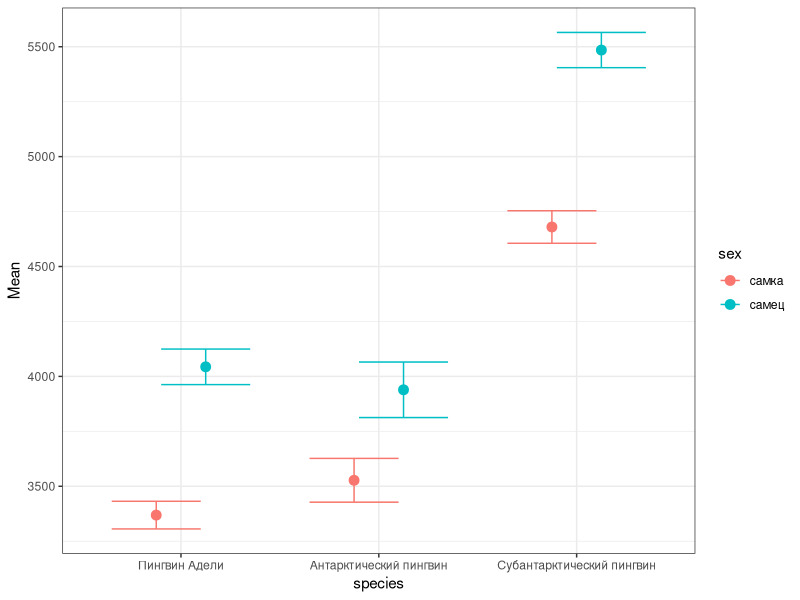
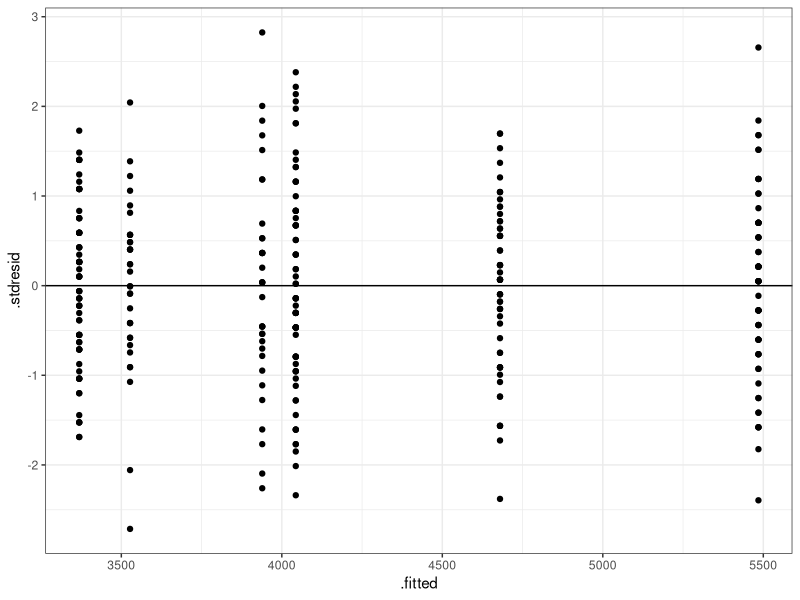

Source code (R) for these figures, in order: (Note: this script raises an error after producing the figures.)
# ## Пример: Пингвины ########################
#
# Измерения особей пингвинов из рода Pygoscelis лежат в датасете `penguins` в пакете `palmerpenguins`. Исходные данные были опубликованы в работе Gorman et al., 2014. Помимо веса и пола животных, датасет содержит информацию об острове, на котором пингвины проживали, и измерения клюва. В анализ мы возьмём только следующие переменные:
#
#
#   Зависимая переменная:
#
#   - `body_mass_g` --- вес в граммах
#
# Факторы:
#
#   - `species` --- вид пингвина
#   - `sex` --- пол пингвина

# ## Открываем данные

# install.packsexs("palmerpenguins")
library(palmerpenguins)
library(car)
peng <- as.data.frame(penguins[, c(1, 6, 7)])
str(peng)                                                 #структура данных
head(peng, 2)                                             #первые несколько строк   


#  делаем факторы факторами
peng$species <- factor(peng$species, 
                         levels = c("Adelie", "Chinstrap","Gentoo"),
                         labels = c("Пингвин Адели", "Антарктический пингвин", "Субантарктический пингвин"))

peng$sex <- factor(peng$sex, levels = c("female", "male"), 
                     labels = c("самка", "самец"))


colSums(is.na(peng))                                    #есть ли пропущенные значения




peng <- peng[!is.na(peng$sex), ]                          #удаляем где есть н'ашечки
peng <- peng[!is.na(peng$body_mass_g), ]


nrow(peng)                                                #объем выборки какой


table(peng$sex, peng$species)                           # в группах



library(ggplot2)
library(dplyr)

peng %>%
  group_by(species, sex) %>%
  summarise(Mean = mean(body_mass_g), sample_n = n(), SE = sd(body_mass_g)/sqrt(sample_n), t_kr = qt(p = c(0.975), df = (sample_n - 1)), CI_low = Mean - t_kr*SE, CI_up = Mean + t_kr*SE) -> means_body_mass_g

theme_set(theme_bw())                                                  #задает тему рисунка
ggplot(data = means_body_mass_g, aes(x = species, y = Mean, color = sex )) +
  geom_point(size = 3 ,position = position_dodge(width = 0.5)) +
  geom_errorbar(aes(ymin = CI_low, ymax =CI_up),position = position_dodge(width = 0.5))





# # Двухфакторный дисперсионный анализ ###################################

# дисперсионный анализ в R (показывает, есть ли влияние фактора (т.е. различаются ли средние значения зависимой переменной между группами))

# влияние фактора а, влияние факторра б + их взаимодействие
anova_body_mass_g <- aov(body_mass_g ~ sex + species + sex:species, data = peng)



summary(anova_body_mass_g)                   



Anova(anova_body_mass_g)



df_diagn <- fortify(anova_body_mass_g)                              # для анализа остатков

ggplot(df_diagn, aes(x = .fitted, y = .stdresid)) +            #по оси х категориальные значения(предсказанные средние), по оси y остатки
  geom_point() +
  geom_hline(yintercept = 0)                                     #гетероскедастичность, по-моему признаков нет



qqPlot(anova_body_mass_g)



# Пост-хок тесты показывают, какие именно из возможных пар средних значений различаются

#lwr и upr - границы доверительного интервала. если перескакивает ноль - то имеет правду считать при условии нулевой гипотезы.
# если p adj < 0.05, существует значимое отличие, если же p adj > 0.05, то значимого отличия не наблюдается

TukeyHSD(anova_body_mass_g)
